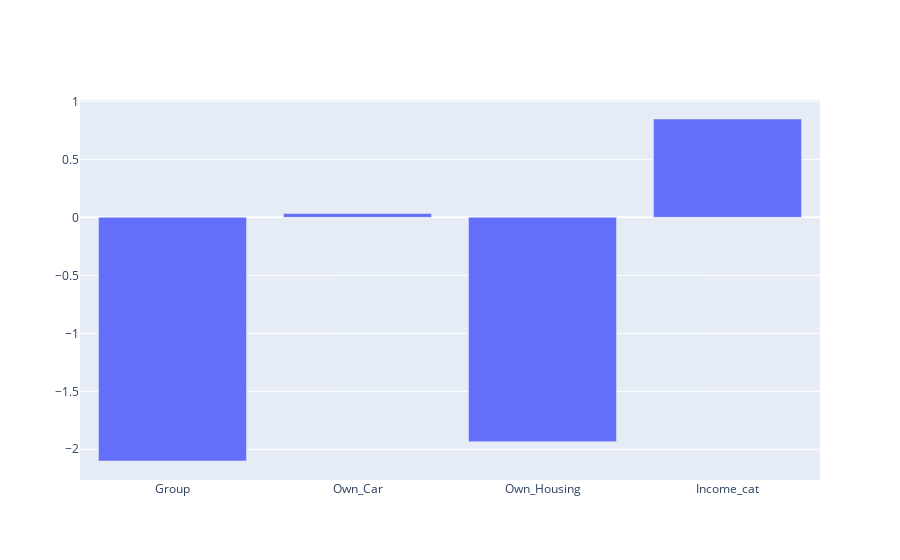
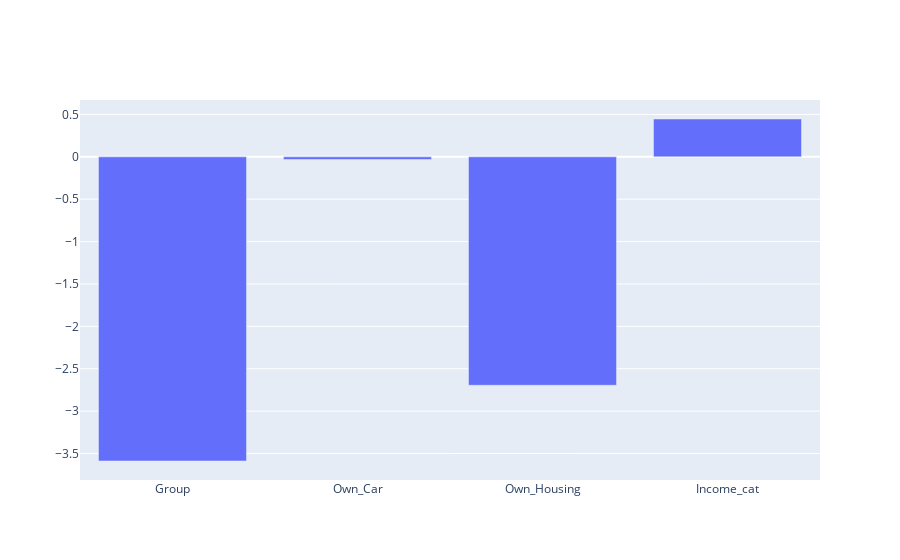

Notebook code for these charts, in order:
### Markdown cell above
## Model Importance Comparison

### Code cell
sensitive = 'Num_Children_cat' # sensible variable one wants to test for biases
labels = {0:'Below 2',1:'2 or More'} # 0 - Less than 2 kids and 1 - 2 or more kids
fd.understand_shap(X_test,y_test,model, labels,'Num_Children_cat',1,0)

### Figure 1 — Plotly figure (JSON) as saved in the notebook; plotly's stock layout.template omitted (floating-point values rounded to 4 significant figures)
{"data": [{"type": "bar", "x": ["Group", "Own_Car", "Own_Housing", "Income_cat"], "y": [-2.101, 0.03298, -1.934, 0.8477]}], "layout": {}}

### Figure 2 — Plotly figure (JSON) as saved in the notebook; plotly's stock layout.template omitted (floating-point values rounded to 4 significant figures)
{"data": [{"type": "bar", "x": ["Group", "Own_Car", "Own_Housing", "Income_cat"], "y": [-3.588, -0.03132, -2.695, 0.4466]}], "layout": {}}
